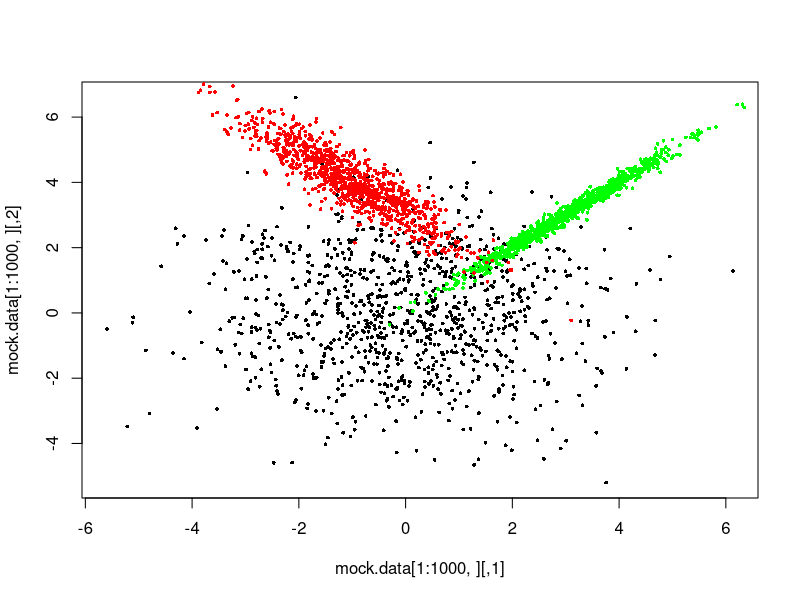

This figure's R source: (Note: this script raises an error after producing the figure.)

library("mvtnorm")
set.seed(10)
setA <- rmvnorm(1000,c(0,0),matrix(c(3,0,0,3),2,2))
setB <- rmvnorm(1000,c(3,3),matrix(c(1,0.99,0.99,1),2,2))
setC <- rmvnorm(1000,c(-1,4),matrix(c(1,-0.9,-0.9,1),2,2))
mock.data <- rbind(setA,setB,setC)
plot(mock.data[1:1000,],pch=16,cex=0.5)
points(mock.data[1001:2000,],pch=16,cex=0.5,col="green")
points(mock.data[2001:3000,],pch=16,cex=0.5,col="red")


library("kohonen")
library("fields")
grid <- somgrid(50,50,"rectangular")
cluster <- som(mock.data,grid,rlen = 100,radius=7,alpha=c(0.05,0.01),keep.data=T)
points(cluster$codes,pch=15,col="blue")

plot(cluster, type="dist.neighbours")
plot(jitter(cluster$grid$pts[cluster$unit.classif[1:1000],1]),jitter(cluster$grid$pts[cluster$unit.classif[1:1000],2]),pch=16,col="black")
points(jitter(cluster$grid$pts[cluster$unit.classif[1001:2000],1]),jitter(cluster$grid$pts[cluster$unit.classif[1001:2000],2]),pch=16,col="green")
points(jitter(cluster$grid$pts[cluster$unit.classif[2001:3000],1]),jitter(cluster$grid$pts[cluster$unit.classif[2001:3000],2]),pch=16,col="red")
